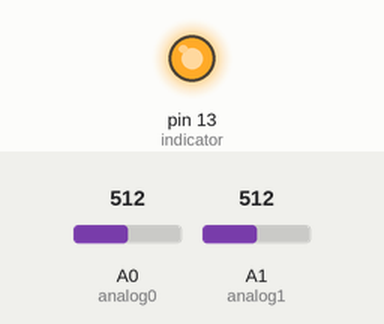
The sketch below on a simulated Arduino Uno, built with avr-gcc and run on an emulated ATmega328P. On the bench: output pins drawn as LEDs (lit = HIGH). Inputs (shaded band) come from the test bench; at power-on: A0 (analog0) = 512, A1 (analog1) = 512. What the sketch prints to the serial monitor is not drawn.

Above: at 0.05 s.
Timing chart, 0 to 3.0 s (numbered marks = the images above):
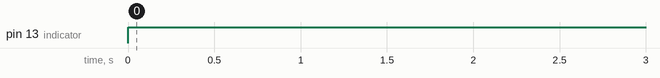

The sketch:

AnalogReader.ino
```cpp
const int analog0=A0;  //Pin for analog input 0.
const int analog1=A1;  //Pin for analog input 1.
const int analog2=A2;  //Pin for analog input 2.
const int analog3=A3;  //Pin for analog input 3.
const int indicator=13;  //Pin for the included LED (usually 13).

const int period=1000;  //Sample period in milliseconds.

void setup(){
  Serial.begin(9600);  //Start serial communications.
  pinMode(indicator, OUTPUT);  //Set up the indicator as an output.
}

void loop(){
  Serial.print(millis());  //Send the number of msec since power up.
  Serial.print(",");  //Send a comma separator.
  Serial.print(analogRead(analog0));  //Send the first analog value.
  Serial.print(",");  //Send a comma separator.
  Serial.print(analogRead(analog1));  //Send the second analog value.
  Serial.print(",");  //Send a comma separator.
  Serial.print(analogRead(analog0));  //Send the third analog value.
  Serial.print(",");  //Send a comma separator.
  Serial.print(analogRead(analog0));  //Send the fourth analog value.
  Serial.println();  //Add a line space.
  digitalWrite(indicator, HIGH);  //Turn on the indicator LED.
  delay(period);  //Delay by the sample period.
  digitalWrite(indicator, LOW);  //Turn off the indicator LED.
}
```

Measured:
- by itself, pin 13 (indicator): LOW → HIGH at 0.00 s
